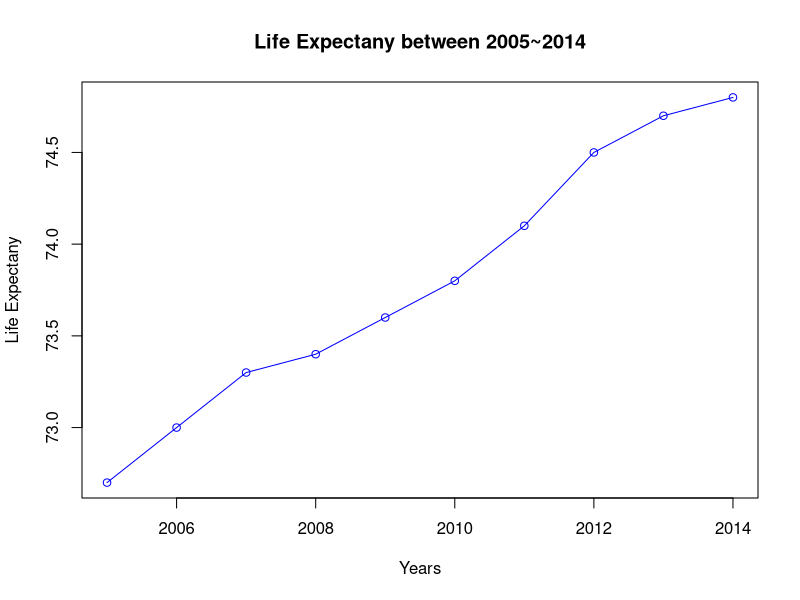
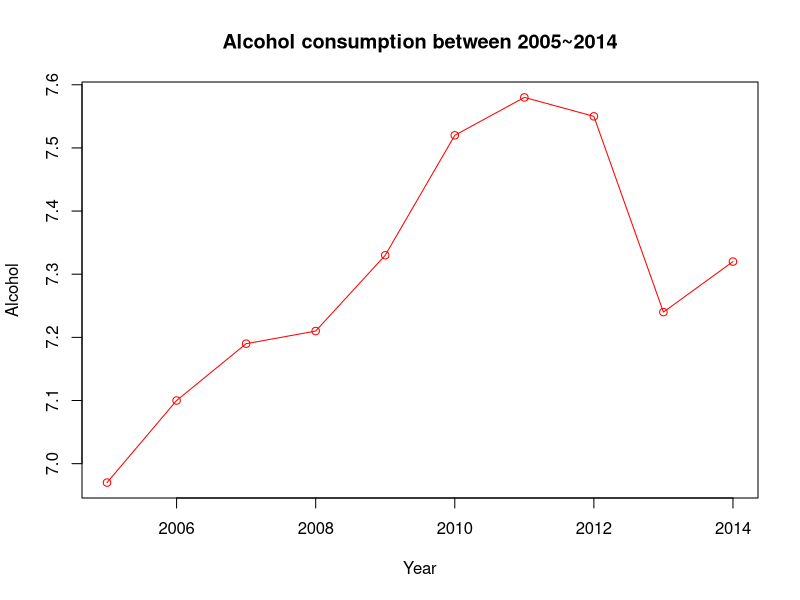

Write the R code that produced these figures, in order. (Note: this script raises an error after producing the figures.)
#Brazil
Year=c(2005,2006,2007,2008,2009,2010,2011,2012,2013,2014)
LifeExpectancy=c(72.7, 73, 73.3, 73.4, 73.6, 73.8, 74.1,74.5, 74.7, 74.8)
Alcohol=c(6.97, 7.1, 7.19, 7.21,7.33, 7.52, 7.58,7.55,7.24, 7.32)

plot(Year, LifeExpectancy, type="o", col="blue", xlab="Years", 
     ylab="Life Expectany", 
     main="Life Expectany between 2005~2014")
plot(Year, Alcohol, type="o", col="red", xlab="Year", ylab="Alcohol", 
     main="Alcohol consumption between 2005~2014")
plot(Year, Schooling, type="o", col="green", xlab="Year", ylab="Schooling", 
     main="Schooling between 2005~2014")

cor(LifeExpectancy,Alcohol, method ="spearman") 
cor.test(LifeExpectancy,Alcohol,method="spearman",exact = FALSE)

cor(LifeExpectancy,Schooling, method ="spearman") 
cor.test(LifeExpectancy,Schooling,method="spearman",exact = FALSE)

lines(Alcohol, type="o", col="red")

wilcox.test(LifeExpectancy,Alcohol, mu = 0,
            alt ="two.sided", paired = T,conf.int= T, 
            confi.level = 0.95, exact = F, correct = F)


